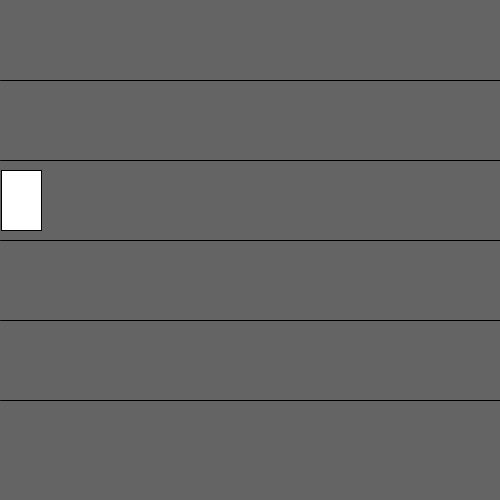
Frame 1 (no input)
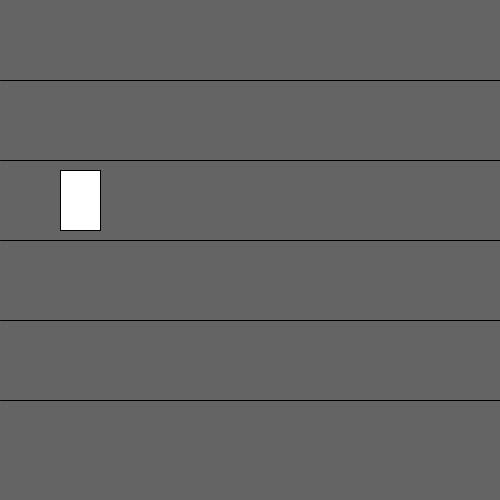
Frame 60 (the mouse pressed at the canvas centre just before this capture)
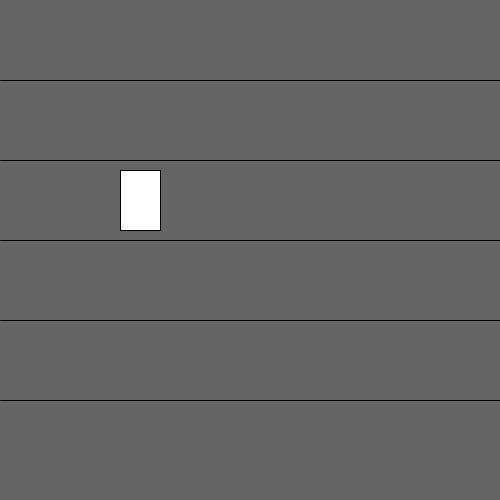
Frame 120 (the mouse held since frame 60 and released just before this capture)

The Processing sketch that drew these frames (run headless with seeded random() and noise(); from frame 60 on, the mouse is pressed at the canvas centre):

// Processing sketch: bewegende_spel
// ── bewegende_spel.pde
int x = 0;

void setup(){
  size(500,500);
}

void draw(){
  background(100,100,100,100);
  for(int i = 1; i < 6; i = i + 1){
    line(0, i * 80, width, i * 80);
  }
  
  x = x + 1;
  //rect(0,170+10, 40, 80-20);
  rect(x,170,40,60);
}
